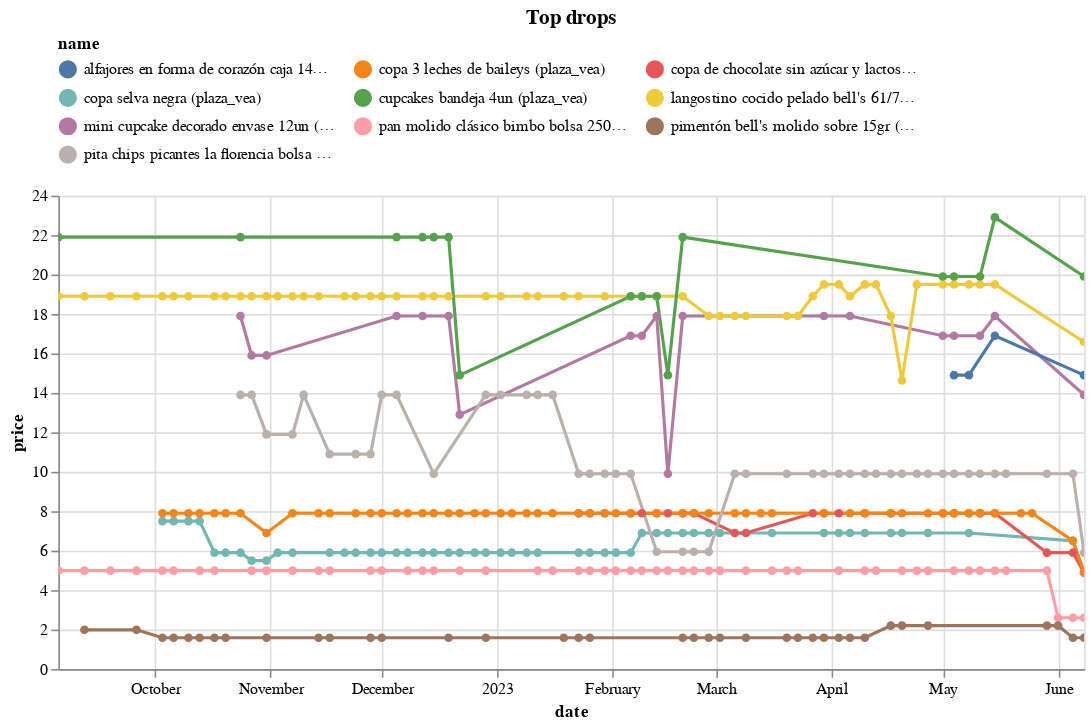

The notebook cell saved with this chart:
### Code cell
(top_changes
 .sort_values('change')
 .head(10)
 .pipe(plot_changes, 'Top drops')
)

### Figure 1 — Vega-Lite specification as saved in the notebook (floating-point values rounded to 4 significant figures; data arrays with more than 128 entries replaced by an {"elided": "..."} marker saying what was removed)
{"config": {"view": {"continuousWidth": 300, "continuousHeight": 300}, "legend": {"columns": 3, "orient": "top"}}, "data": {"name": "data-26e95af242cc085d5b387f5300e09470"}, "mark": {"type": "line", "point": true}, "encoding": {"color": {"field": "name", "scale": {"domain": ["alfajores en forma de corazón caja 14un (plaza_vea)", "copa 3 leches de baileys (plaza_vea)", "copa de chocolate sin azúcar y lactosa (plaza_vea)", "copa selva negra (plaza_vea)", "cupcakes bandeja 4un (plaza_vea)", "langostino cocido pelado bell's 61/70 chico bolsa 300g (plaza_vea)", "mini cupcake decorado envase 12un (plaza_vea)", "pan molido clásico bimbo bolsa 250g (plaza_vea)", "pimentón bell's molido sobre 15gr (plaza_vea)", "pita chips picantes la florencia bolsa 150g (plaza_vea)"]}, "type": "nominal"}, "tooltip": [{"field": "name", "type": "nominal"}, {"field": "price", "type": "quantitative"}, {"field": "last_price", "type": "quantitative"}], "x": {"field": "date", "type": "temporal"}, "y": {"field": "price", "type": "quantitative"}}, "params": [{"name": "param_3", "select": {"type": "point", "fields": ["name"]}, "bind": "legend"}, {"name": "param_4", "select": {"type": "interval", "encodings": ["x", "y"]}, "bind": "scales"}], "title": "Top drops", "transform": [{"filter": {"param": "param_3"}}], "width": 650, "$schema": "https://vega.github.io/schema/vega-lite/v5.8.0.json", "datasets": {"data-26e95af242cc085d5b387f5300e09470": {"elided": "363 records"}}}
